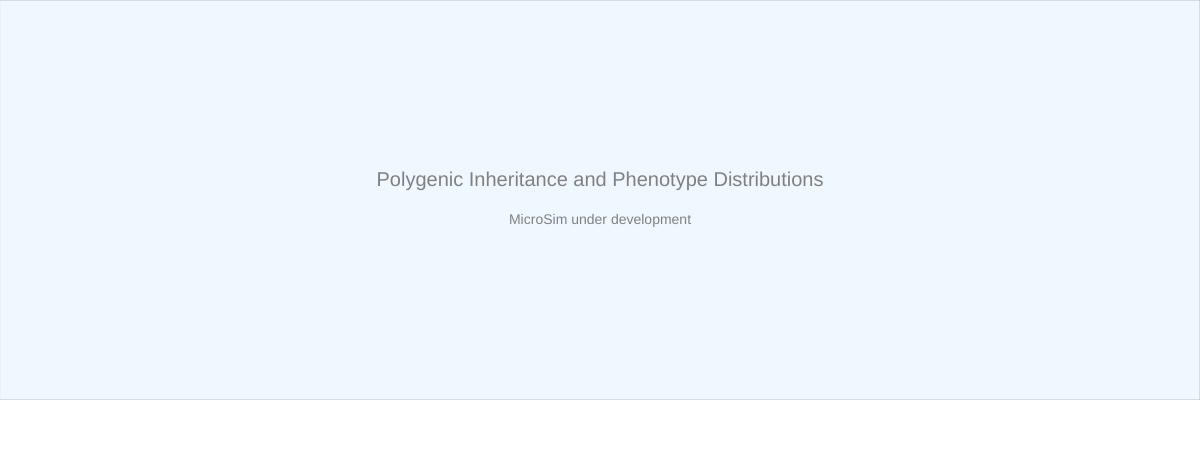
Frame 1 (no input)
Frame 60 (no input): identical to frame 1, image omitted
Frame 120 (the mouse pressed at the canvas centre since frame 60): identical to frame 1, image omitted

The p5.js sketch that drew this single still picture (run headless with seeded random() and noise() and a simulated clock; from frame 60 on, the mouse is pressed at the canvas centre):

// p5.js sketch
// ── sketch.js
// Polygenic Inheritance and Phenotype Distributions
// CANVAS_HEIGHT: 450
let drawHeight = 400;
let controlHeight = 50;
let canvasWidth, canvasHeight;

function updateCanvasSize() {
    const container = document.querySelector('main');
    canvasWidth = container ? container.offsetWidth : windowWidth;
    canvasHeight = drawHeight + controlHeight;
}

function setup() {
    updateCanvasSize();
    const canvas = createCanvas(canvasWidth, canvasHeight);
    canvas.parent(document.querySelector('main'));
    textSize(16);
}

function draw() {
    // Drawing area
    fill('aliceblue');
    stroke('silver');
    strokeWeight(1);
    rect(0, 0, canvasWidth, drawHeight);

    // Control area
    fill('white');
    noStroke();
    rect(0, drawHeight, canvasWidth, controlHeight);

    // Placeholder text
    fill('gray');
    noStroke();
    textAlign(CENTER, CENTER);
    textSize(20);
    text('Polygenic Inheritance and Phenotype Distributions', canvasWidth / 2, drawHeight / 2 - 20);
    textSize(14);
    text('MicroSim under development', canvasWidth / 2, drawHeight / 2 + 20);
}

function windowResized() {
    updateCanvasSize();
    resizeCanvas(canvasWidth, canvasHeight);
}
